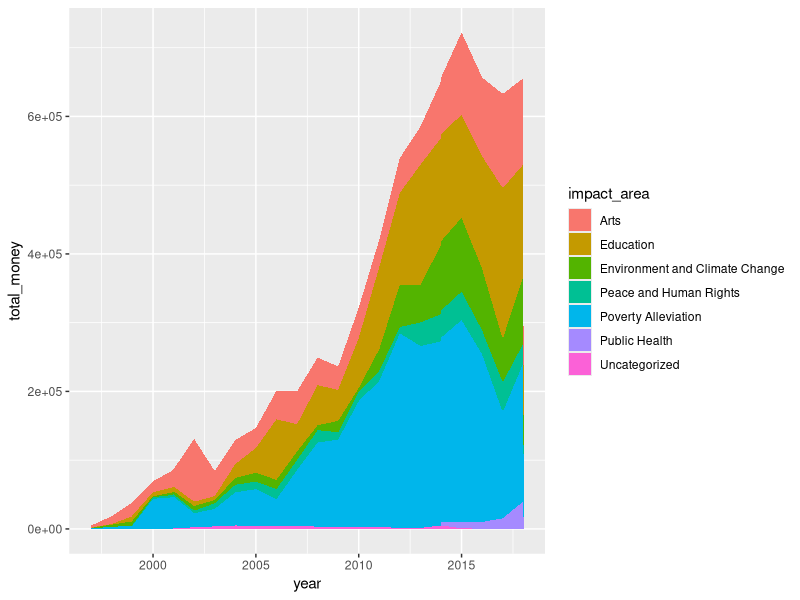

The R script that drew this image: (Note: this script raises an error after producing the figure.)
library(tidyverse)
library(readxl)

setwd("./repos/cfmc-dashboard/data-cleaning-eda")



##------------
## Data in
##------------
funds <- read_csv('../data/funds_clean.csv')


##-----------------
## Multivariate exploration
##------------------

## Over time, how much money goes into each category? 
  ## Gross: Money out increases, especially 2013
for_viz <- funds %>% 
  group_by(year) %>% 
  mutate(running_money = cumsum(Fund_DAmt)) %>% 
  group_by(year, impact_area) %>% 
  summarise(total_money = sum(Fund_DAmt),
            yearly_money = max(running_money)) %>% 
  ungroup() %>% 
  mutate(perc_money = total_money/yearly_money) 
  

ggplot(for_viz) +
  geom_area(aes(x = year, y = total_money, fill = impact_area))
  
  ## Perc: Most money started going to poverty alleviation since 2000
yearly <- funds %>%
  group_by(year) %>% 
  summarise(yearly_money = sum(Fund_DAmt))

for_viz2 <- for_viz %>% 
  left_join(yearly, by = "year") %>% 
  mutate(perc_money = total_money/yearly_money)

ggplot(for_viz2) +
  geom_bar(aes(x = year, y = perc_money, fill = impact_area), stat = 'identity')

## Which fund type contributes to impact_area?
my_viz <- fund1 %>% 
  group_by(year, Fdescript, impact_area) %>% 
  summarize(total_DAmt = sum(Fund_DAmt),
            count = n(),
            avg_DAmt = total_DAmt/count) %>%
  # filter(Fdescript %in% c("Designated", "Donor Advised", "Field of Interst", "Unrestricted"))
filter(Fdescript %in% c("Designated", "Donor Advised", "Field of Interst", "Unrestricted"))
ggplot(my_viz, aes(y = total_DAmt, axis1 = Fdescript, axis2 = impact_area)) +
  geom_alluvium(aes(fill = Fdescript), width = 1/12) +
  geom_stratum() +
  geom_label(stat = 'stratum', label.strata = TRUE) +
  ggtitle("$ From Funds to Impact Area") + 
  facet_grid(~year)



## Every year, who are the top 5 places who receive the most money?


## What are the best indicators of receiving a large fund?